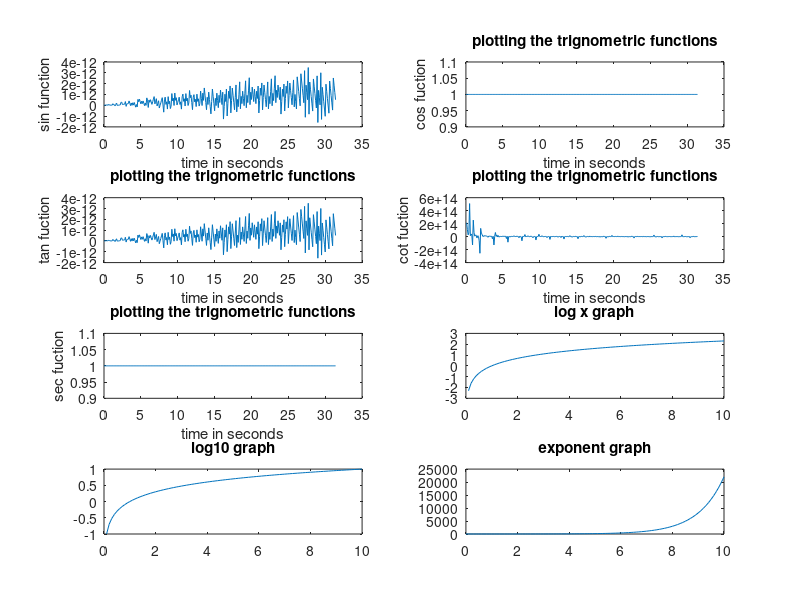

This chart was generated by the following MATLAB code:
t = 0: 0.1: 10*pi
A = 1
F = 100

B = 0: 0.1: 45
z = sqrt(B)
disp(B)
disp(z)

x = A*sin(2*pi*F*t)
subplot(421)
plot(t, x)
xlabel('time in seconds')
ylabel('sin function')

a = [-1.9, -0.2, 3.4, 5.6, 7.0, 2.4+3.6i] 
round(a)
ceil(a)
floor(a)
fix(a)

y=A*cos(2*pi*F*t)
subplot(422)
plot(t, y)
xlabel('time in seconds')
ylabel('cos fuction')
title('plotting the trignometric functions')

r=A*tan(2*pi*F*t)
subplot(423)
plot(t,r)
xlabel('time in seconds')
ylabel('tan fuction')
title('plotting the trignometric functions')


q=A*cot(2*pi*F*t)
subplot(424)
plot(t,q)
xlabel('time in seconds')
ylabel('cot fuction')
title('plotting the trignometric functions')

e=A*sec(2*pi*F*t)
subplot(425)
plot(t,e)
xlabel('time in seconds')
ylabel('sec fuction')
title('plotting the trignometric functions')

subplot(426)
x = 0:0.1:10
plot(x, log(x))
title('log x graph')


subplot(427)
x = 0:0.1:10
plot(x, log10(x))
title('log10 graph')

subplot(428)
plot(x, exp(x))
title('exponent graph')